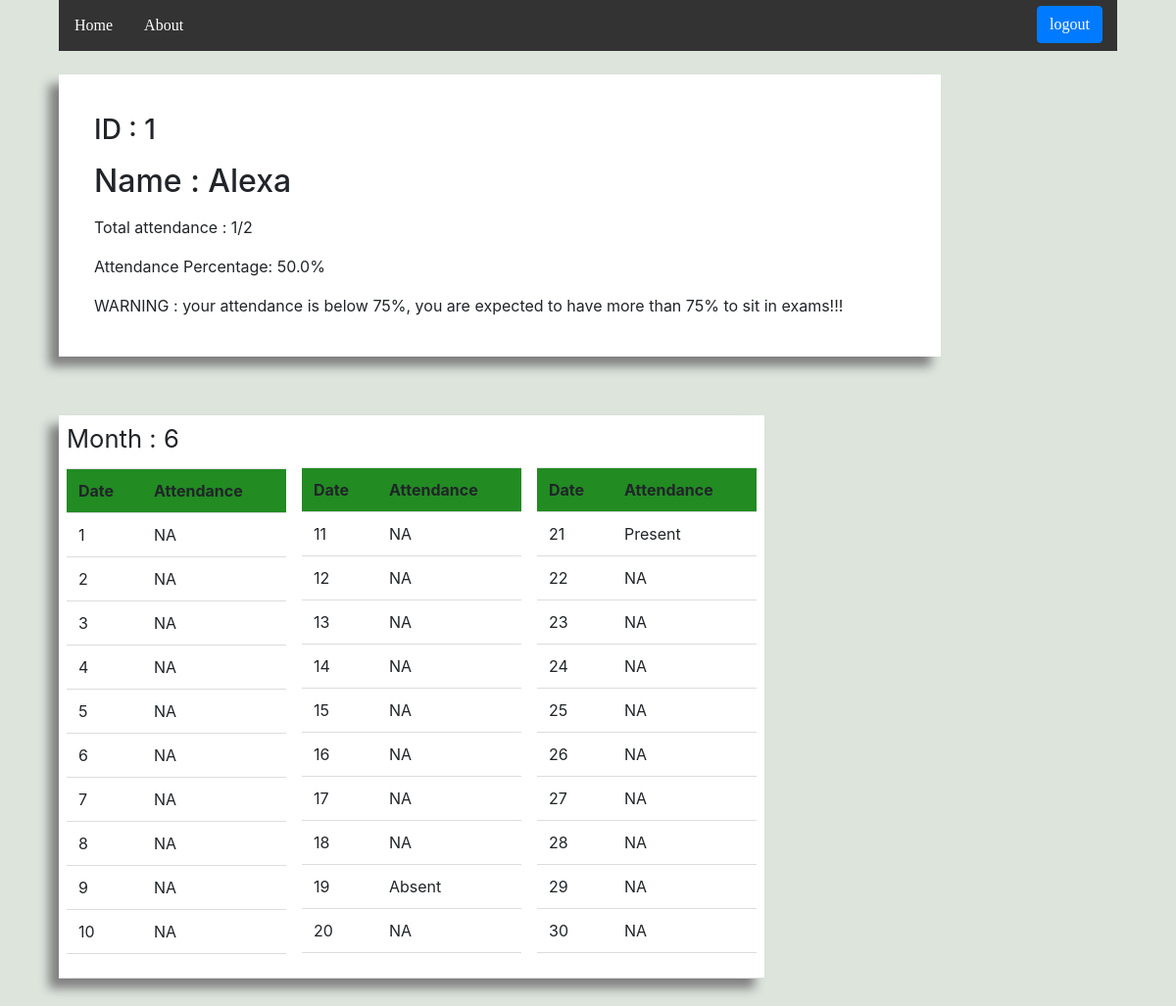
/student-attendance/25/ (signed in), run on an earlier commit of the app's database.
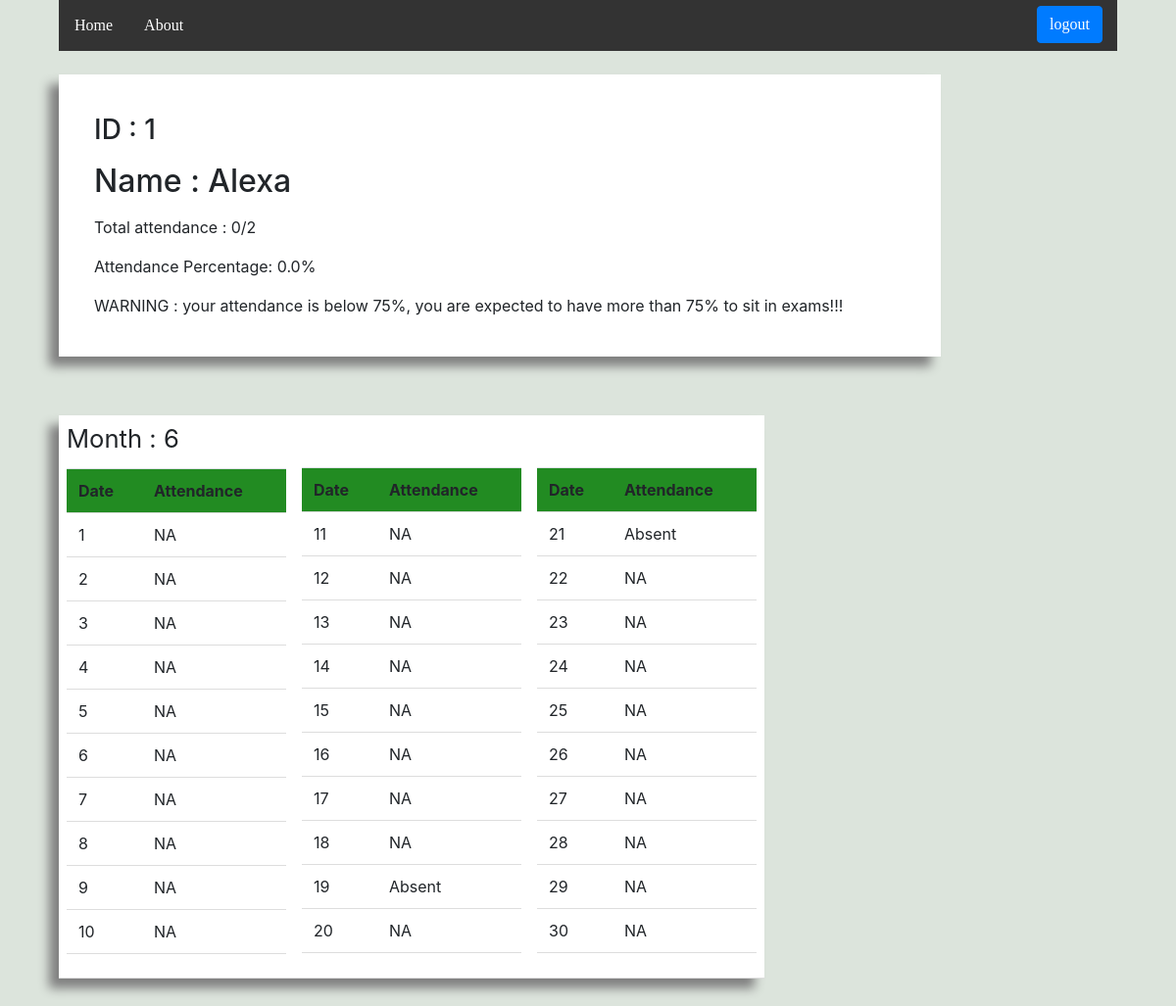
And on a later commit of the database.
### attendance/models.py (models this page shows, shortened)
class Student(models.Model):
    user = models.OneToOneField(CustomUser,on_delete = models.CASCADE,default = 1)
    name = models.CharField(max_length = 100)

class CustomUser(AbstractUser):
   is_student = models.BooleanField(default=False)
   is_teacher = models.BooleanField(default=False)

class Attendance(models.Model):
    datetime_var = datetime.now()
    month = datetime_var.month
    ATTENDANCE_CHOICES = (('Present','P'),('Absent','A'),('NA','NA'))
    month = models.CharField(default = month,max_length = 100 )
    user = models.ManyToManyField(Student)
    day1 = models.CharField(choices = ATTENDANCE_CHOICES,max_length = 100,default ='NA')
    day2 = models.CharField(choices = ATTENDANCE_CHOICES,max_length = 100,default ='NA')
    day3 = models.CharField(choices = ATTENDANCE_CHOICES,max_length = 100,default ='NA')
    day4 = models.CharField(choices = ATTENDANCE_CHOICES,max_length = 100,default ='NA')
    day5 = models.CharField(choices = ATTENDANCE_CHOICES,max_length = 100,default ='NA')
    day6 = models.CharField(choices = ATTENDANCE_CHOICES,max_length = 100,default ='NA')
    day7 = models.CharField(choices = ATTENDANCE_CHOICES,max_length = 100,default ='NA')
    day8 = models.CharField(choices = ATTENDANCE_CHOICES,max_length = 100,default ='NA')
    day9 = models.CharField(choices = ATTENDANCE_CHOICES,max_length = 100,default ='NA')
    day10 = models.CharField(choices = ATTENDANCE_CHOICES,max_length = 100,default ='NA')
    day11 = models.CharField(choices = ATTENDANCE_CHOICES,max_length = 100,default ='NA')
    day12 = models.CharField(choices = ATTENDANCE_CHOICES,max_length = 100,default ='NA')
    day13 = models.CharField(choices = ATTENDANCE_CHOICES,max_length = 100,default ='NA')
    day14 = models.CharField(choices = ATTENDANCE_CHOICES,max_length = 100,default ='NA')
    day15 = models.CharField(choices = ATTENDANCE_CHOICES,max_length = 100,default ='NA')
    day16 = models.CharField(choices = ATTENDANCE_CHOICES,max_length = 100,default ='NA')
    day17 = models.CharField(choices = ATTENDANCE_CHOICES,max_length = 100,default ='NA')
    day18 = models.CharField(choices = ATTENDANCE_CHOICES,max_length = 100,default ='NA')
    day19 = models.CharField(choices = ATTENDANCE_CHOICES,max_length = 100,default ='NA')
    day20 = models.CharField(choices = ATTENDANCE_CHOICES,max_length = 100,default ='NA')
    day21 = models.CharField(choices = ATTENDANCE_CHOICES,max_length = 100,default ='NA')
    day22 = models.CharField(choices = ATTENDANCE_CHOICES,max_length = 100,default ='NA')
    day23 = models.CharField(choices = ATTENDANCE_CHOICES,max_length = 100,default ='NA')
    day24 = models.CharField(choices = ATTENDANCE_CHOICES,max_length = 100,default ='NA')
    day25 = models.CharField(choices = ATTENDANCE_CHOICES,max_length = 100,default ='NA')
    day26 = models.CharField(choices = ATTENDANCE_CHOICES,max_length = 100,default ='NA')
    day27 = models.CharField(choices = ATTENDANCE_CHOICES,max_length = 100,default ='NA')
    day28 = models.CharField(choices = ATTENDANCE_CHOICES,max_length = 100,default ='NA')
    day29 = models.CharField(choices = ATTENDANCE_CHOICES,max_length = 100,default ='NA')
    day30 = models.CharField(choices = ATTENDANCE_CHOICES,max_length = 100,default ='NA')
    day31 = models.CharField(choices = ATTENDANCE_CHOICES,max_length = 100,default ='NA')

### attendance/views.py (the view)
# urls.py: url(r'^student-attendance/(?P<pk>[0-9]+)/$', views.StudentAttendance,name = 'StudentAttendance'),
@login_required
def StudentAttendance(request,pk):
    student = Student.objects.get(id = pk)
    attendances = Attendance.objects.filter(user = student)
    if request.user.is_teacher == True or request.user == student.user:
        attendance_variable = count_attendance(pk)
        out_of_attendance_variable = out_of_attendance(pk)
        if out_of_attendance_variable == 0:
            attendance_percentage = 0
        else:
            attendance_percentage = (attendance_variable/out_of_attendance_variable)*100
        if attendance_percentage < 75 and out_of_attendance_variable != 0:
            message = "WARNING : your attendance is below 75%, you are expected to have more than 75% to sit in exams!!!"
        else:
            message = ""
        return render(request,'StudentAttendance.html',{'student':student,'attendances':attendances,'attendance_variable':attendance_variable,'out_of_attendance_variable':out_of_attendance_variable,'attendance_percentage':attendance_percentage,'message':message})
    else:
        return HttpResponse('You can\'t access this')

### attendance/templates/StudentAttendance.html (shortened to what this page needs)
<html>
    <head>
            <link rel="stylesheet" href="https://maxcdn.bootstrapcdn.com/bootstrap/4.3.1/css/bootstrap.min.css">
    </head>
    <body>
            <ul>
                    <div>
                        <li><a id = "link" href="#home">Home</a></li>
                        <li ><a id = "link" href="#about">About</a></li>
                    </div>
                    <div class="top-logout">
                        <li style='padding-left:15px;padding-right:15px;padding-top: 6px'><a class='btn btn-primary'id = "link" href ="/auth_urls/logout/">logout</a></li>
                    </div>
                </ul>
        <div class="student-details">
        <p><h3>ID : {{student.user.username}}</h3></p>
        <p><h2>Name : {{student.name}}</h3></p>
        <P>Total attendance : {{attendance_variable}}/{{out_of_attendance_variable}}</P>
        <p>Attendance Percentage: {{attendance_percentage}}%</p>
        <p>{{message}}</p>
        </div>
        {% for attendance in attendances %}
            <table class="parent-table ">
                <td>
                    <table  class="table  table-hover">
                        <tr><p id = "show-month">Month : {{attendance.month}}</p></tr>
                        <tr>
                            <th class = "table-head">Date</th>
                            <th class = "table-head"> Attendance</th>
                        </tr>
                        <tr>
                            <td>1</td>
                            <td>{{attendance.day1}}</td>
                        </tr>
                        <tr>
                            <td>2</td>
                            <td>{{attendance.day2}}</td>
                        </tr>
                        <tr>
                            <td>3</td>
                            <td>{{attendance.day3}}</td>
                        </tr>
                        <tr>
                            <td>4</td>
                            <td>{{attendance.day4}}</td>
                            </tr>
                        <tr>
                            <td>5</td>
                            <td>{{attendance.day5}}</td>
                        </tr>
                        <tr>
                            <td>6</td>
                            <td>{{attendance.day6}}</td>
                        </tr>
                        <tr>
                            <td>7</td>
                            <td>{{attendance.day7}}</td>
                        </tr>
                        <tr>
                            <td>8</td>
                            <td>{{attendance.day8}}</td>
                        </tr>
                        <tr>
                            <td>9</td>
                            <td>{{attendance.day9}}</td>
                        </tr>
                        <tr>
                            <td>10</td>
                            <td>{{attendance.day10}}</td>
                        </tr>
                    </table>
                </td>
                <td>
                    <table class="table table-hover">
                        <tr><p id = "white-hide">month : {{attendance.month}}</p></tr>
                        <tr>
                            <th class="table-head">Date</th>
                            <th class="table-head">Attendance</th>
                        </tr>
                        <tr>
                            <td>11</td>
                            <td>{{attendance.day11}}</td>
                        </tr>
                        <tr>
                            <td>12</td>
                            <td>{{attendance.day12}}</td>
                        </tr>
                        <tr>
                            <td>13</td>
                            <td>{{attendance.day13}}</td>
                        </tr>
                        <tr>
                            <td>14</td>
                            <td>{{attendance.day14}}</td>
                        </tr>
                        <tr>
                            <td>15</td>
                            <td>{{attendance.day15}}</td>
                        </tr>
                        <tr>
                            <td>16</td>
                            <td>{{attendance.day16}}</td>
                        </tr>
                        <tr>
                            <td>17</td>
                            <td>{{attendance.day17}}</td>
                        </tr>
                        <tr>
                            <td>18</td>
                            <td>{{attendance.day18}}</td>
                        </tr>
                        <tr>
                            <td>19</td>
                            <td>{{attendance.day19}}</td>
                        </tr>
                        <tr>
                            <td>20</td>
                            <td>{{attendance.day20}}</td>
                        </tr>
                    </table>
                </td>
                <td>
                    <table class="table   table-hover">
                        <tr><p id = "white-hide">month : {{attendance.month}}</p></tr>
                        <tr>
                            <th class="table-head">Date</td>
                            <th class="table-head">Attendance</td>
                        <tr>
                            <td>21</td>
                            <td>{{attendance.day21}}</td>
                        </tr>
                        <tr>
                            <td>22</td>
                            <td>{{attendance.day22}}</td>
                        </tr>
                        <tr>
                            <td>23</td>
                            <td>{{attendance.day23}}</td>
                        </tr>
                        <tr>
                            <td>24</td>
                        <td>{{attendance.day24}}</td>
                        </tr>
                        <tr>
                            <td>25</td>
                            <td>{{attendance.day25}}</td>
                        </tr>
                        <tr>
                            <td>26</td>
                            <td>{{attendance.day26}}</td>
                        </tr>
                        <tr>
                            <td>27</td>
                            <td>{{attendance.day27}}</td>
                        </tr>
                        <tr>
                            <td>28</td>
                            <td>{{attendance.day28}}</td>
                        </tr>
                        <tr>
                            <td>29</td>
                            <td>{{attendance.day29}}</td>
                        </tr>
                        <tr>
                            <td>30</td>
                            <td>{{attendance.day30}}</td>
                        </tr>
                    </table>
        {% endfor %}
    </body>
</html>

### attendance/templates/StudentAttendance.html (style rules this page uses)
ul { list-style-type: none; margin: 0; padding: 0; overflow: hidden; background-color: #333; width:90%; margin-left:5%; }
li { float: left; }
li a { display: block; color: white; text-align: center; padding: 14px 16px; text-decoration: none; }
#link { text-decoration: none; color : white; font-family: Georgia, 'Times New Roman', Times, serif; }
.top-logout { display: inline-block; float: right; }
.parent-table { margin: 5%; padding: 5%; background: white; box-shadow: -10px 10px 10px gray; }
table { border-collapse: collapse; width: 60%; }
th, td { padding: 8px; text-align: left; border-bottom: 1px solid #ddd; }
.table-head { background: #228B22; }
.student-details { margin-left:5%; margin-top:2%; background: white; width: 900px; padding: 2% 3%; box-shadow: -10px 10px 10px gray; }
#white-hide { color:white; font-size: 1.5em; }
#show-month { font-size: 1.6em; }
body { background : rgb(220, 228, 220); }

What changed in the data, as far as the page shows it:
changed Attendance "NA": day21 "Present" → "Absent"
Also different on the page:
{{ attendance_variable }}: "1" → "0"
{{ attendance_percentage }}: "50.0" → "0.0"
